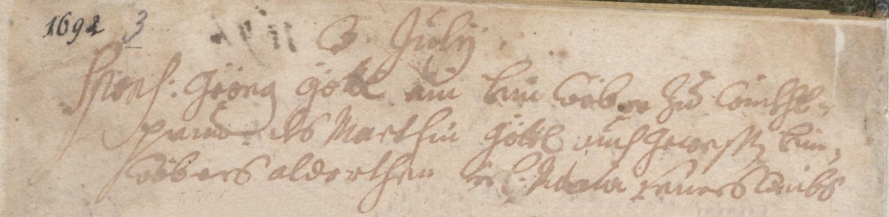
#> input picture Historical_Document_Project/dataset/DIBCO2018/degraded/10.bmp, 1777 x 434 px (shown at 1/2 size)
$ python -i preprocessing.py   (imports and definitions only)
#> lines starting #> are read from the running program, lines starting #| are printed output that depends on the picture
"""
Historical Document Restoration & Binarization
Module: preprocessing.py (Member 1)
Description: Grayscale conversion, intensity normalization, and noise filtering.
"""

from typing import Optional, Tuple
import cv2
import numpy as np


def to_grayscale(image: np.ndarray) -> np.ndarray:
    """Converts input image to single-channel 8-bit grayscale if needed."""
    if image.ndim == 3:
        return cv2.cvtColor(image, cv2.COLOR_BGR2GRAY)
    return image.copy()


def normalize_intensity(image: np.ndarray) -> np.ndarray:
    """Normalizes image pixel intensities to full 8-bit range [0, 255]."""
    norm = cv2.normalize(image, None, alpha=0, beta=255, norm_type=cv2.NORM_MINMAX)
    return norm.astype(np.uint8)


def filter_noise_median(image: np.ndarray, ksize: int = 3) -> np.ndarray:
    """Applies median filtering to suppress salt-and-pepper noise."""
    return cv2.medianBlur(image, ksize)


def filter_noise_gaussian(
    image: np.ndarray, ksize: Tuple[int, int] = (3, 3), sigma: float = 1.0
) -> np.ndarray:
    """Applies Gaussian smoothing to suppress high-frequency Gaussian noise."""
    return cv2.GaussianBlur(image, ksize, sigmaX=sigma)


def resize_document(
    image: np.ndarray,
    target_size: Optional[Tuple[int, int]] = None,
    scale_factor: Optional[float] = None,
    interpolation: int = cv2.INTER_AREA,
) -> np.ndarray:
    """
    Resizes document image for consistent scale processing.
    target_size: (width, height) tuple
    scale_factor: uniform scaling factor (e.g. 0.5)
    """
    if target_size is not None:
        return cv2.resize(image, target_size, interpolation=interpolation)
    elif scale_factor is not None and scale_factor != 1.0:
        return cv2.resize(
            image, None, fx=scale_factor, fy=scale_factor, interpolation=interpolation
        )
    return image.copy()


def preprocess_document(
    image: np.ndarray,
    noise_filter: str = "median",
    ksize: int = 3,
    target_size: Optional[Tuple[int, int]] = None,
    scale_factor: Optional[float] = None,
) -> np.ndarray:
    """
    Integrated preprocessing pipeline for Member 1:
    1. Grayscale conversion
    2. Intensity normalization
    3. Noise filtering
    4. Optional resizing
    """
    gray = to_grayscale(image)
    norm = normalize_intensity(gray)
    if noise_filter == "median":
        filtered = filter_noise_median(norm, ksize=ksize)
    elif noise_filter == "gaussian":
        filtered = filter_noise_gaussian(norm, ksize=(ksize, ksize))
    else:
        filtered = norm

    if target_size is not None or scale_factor is not None:
        filtered = resize_document(filtered, target_size=target_size, scale_factor=scale_factor)

    return filtered

>>> import cv2
>>> picture = cv2.imread('../Historical_Document_Project/dataset/DIBCO2018/degraded/10.bmp')
#> picture is the input picture: shape (434, 1777, 3); mean B, G, R 160.8, 182.4, 203
>>> result = preprocess_document(picture)
#> in to_grayscale, `return cv2.cvtColor(image, cv2.COLOR_BGR2GRAY)`:
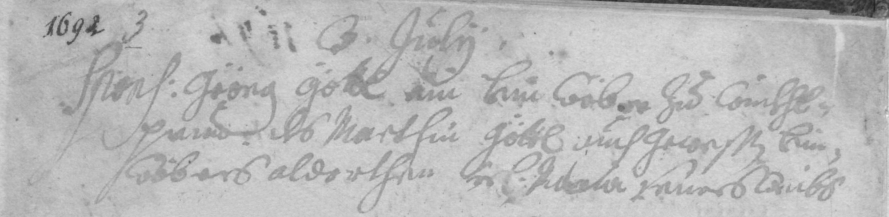
#> returned value: shape (434, 1777) (shown at 1/2 size); min 30, max 249, mean 186.1

$ run again, on Historical_Document_Project/dataset/DIBCO2018/degraded/3.bmp
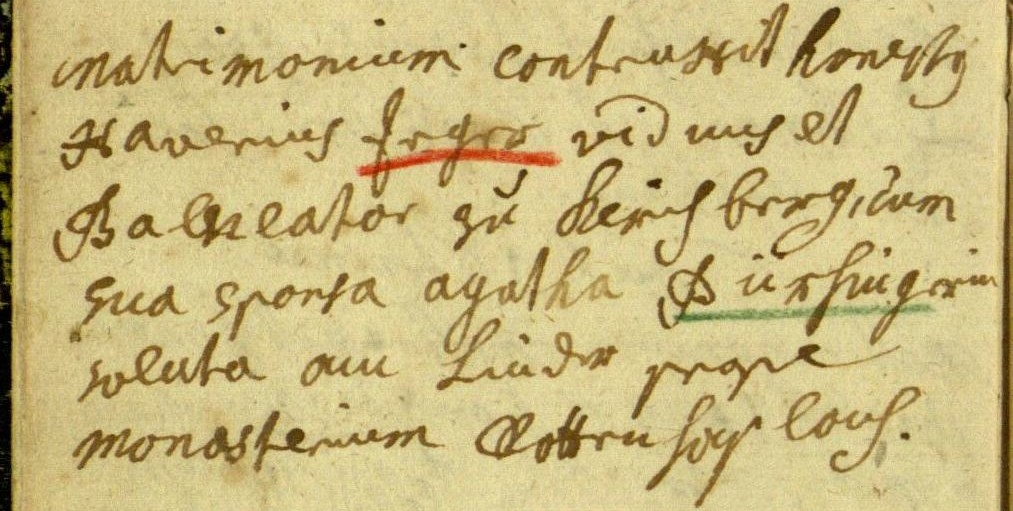
#> input picture Historical_Document_Project/dataset/DIBCO2018/degraded/3.bmp, 1013 x 511 px
#> picture is the input picture: shape (511, 1013, 3); mean B, G, R 126.7, 184, 200.5
#> in to_grayscale, `return cv2.cvtColor(image, cv2.COLOR_BGR2GRAY)`:
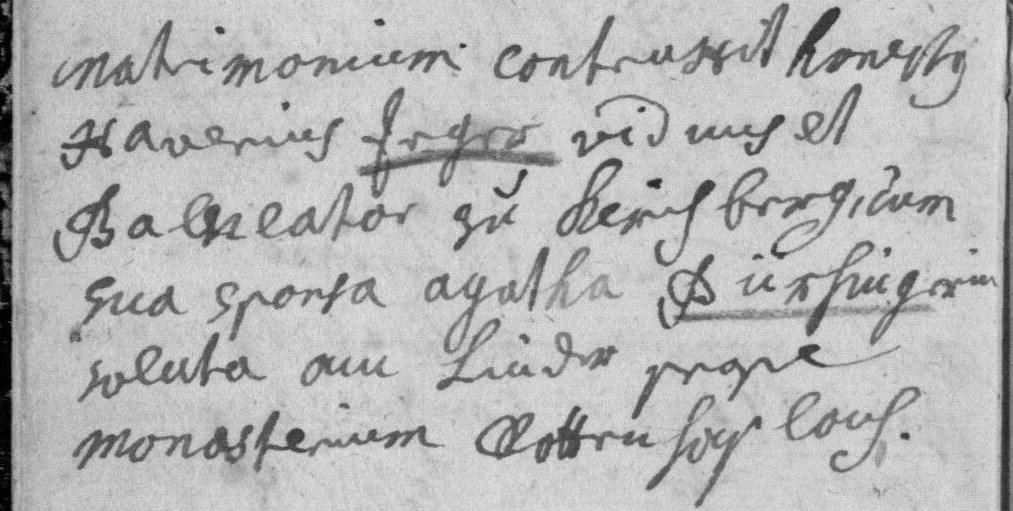
#> returned value: shape (511, 1013); min 0, max 232, mean 182.4
#> in normalize_intensity, `norm = cv2.normalize(image, None, alpha=0, beta=255, norm_type=cv2.NOR..`:
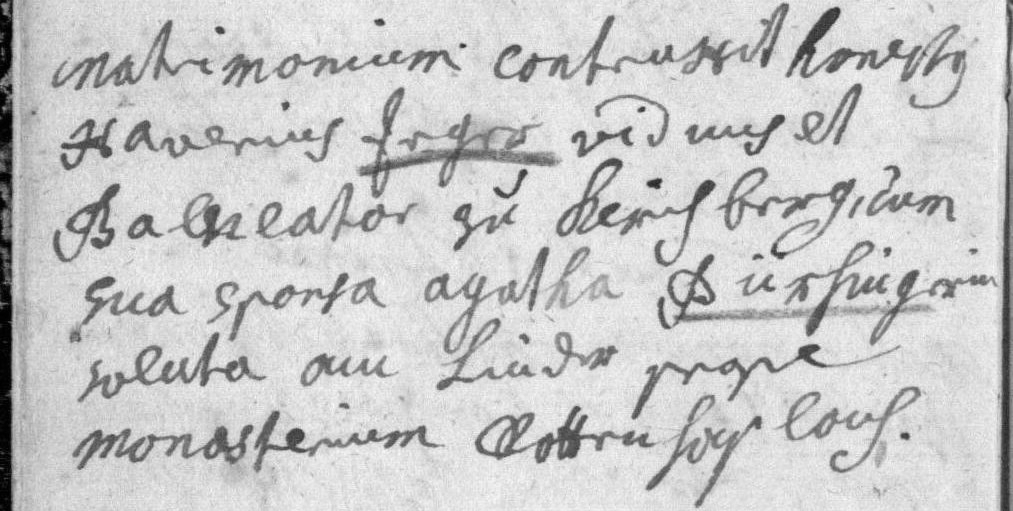
#> norm: shape (511, 1013); min 0, max 255, mean 200.5

$ run again, on Historical_Document_Project/dataset/DIBCO2018/degraded/4.bmp
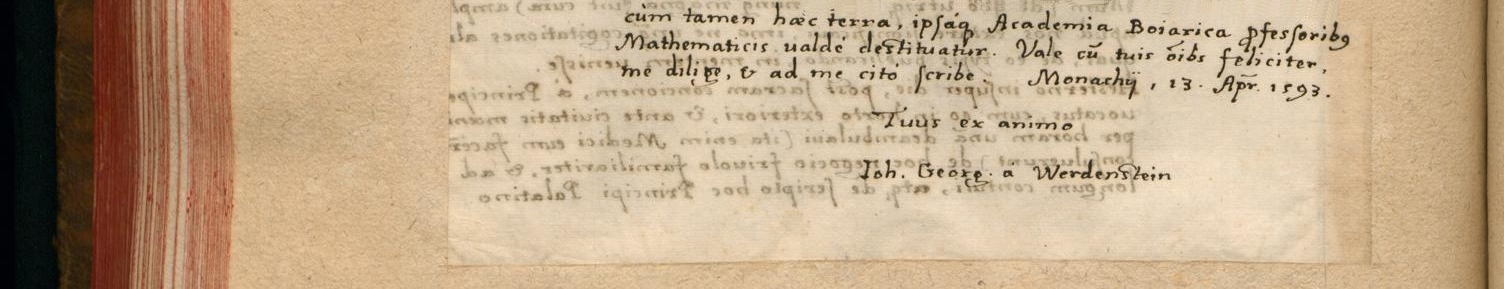
#> input picture Historical_Document_Project/dataset/DIBCO2018/degraded/4.bmp, 1504 x 289 px
#> picture is the input picture: shape (289, 1504, 3); mean B, G, R 137.4, 167.3, 191.8
#> in to_grayscale, `return cv2.cvtColor(image, cv2.COLOR_BGR2GRAY)`:
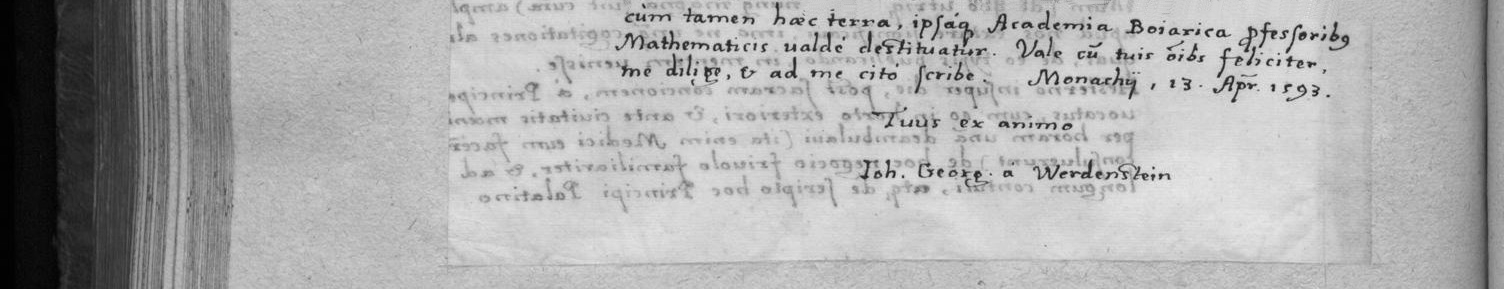
#> returned value: shape (289, 1504); min 0, max 238, mean 171.3

$ run again, on Historical_Document_Project/dataset/DIBCO2018/degraded/8.bmp
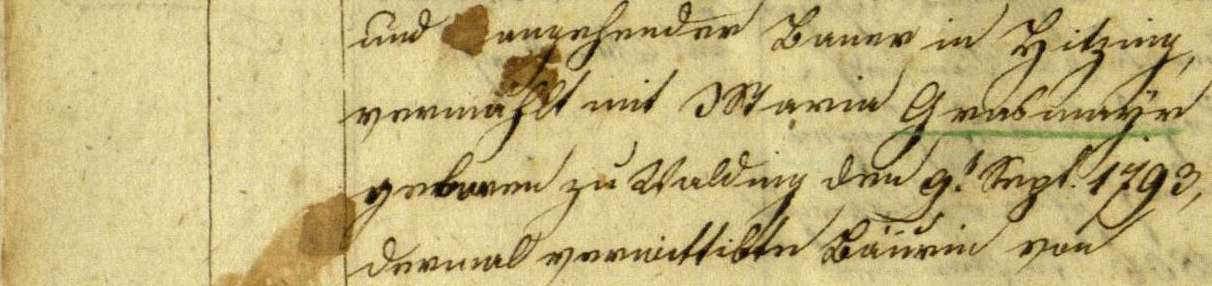
#> input picture Historical_Document_Project/dataset/DIBCO2018/degraded/8.bmp, 1212 x 286 px
#> picture is the input picture: shape (286, 1212, 3); mean B, G, R 125.6, 181.1, 197.5
#> in to_grayscale, `return cv2.cvtColor(image, cv2.COLOR_BGR2GRAY)`:
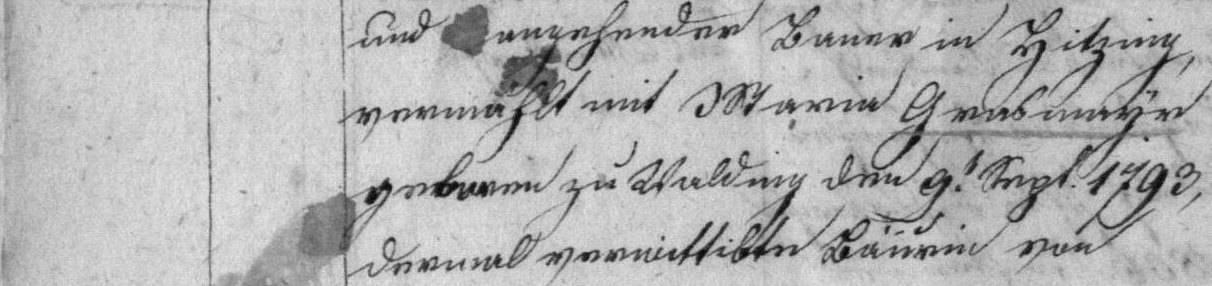
#> returned value: shape (286, 1212); min 3, max 235, mean 179.7
